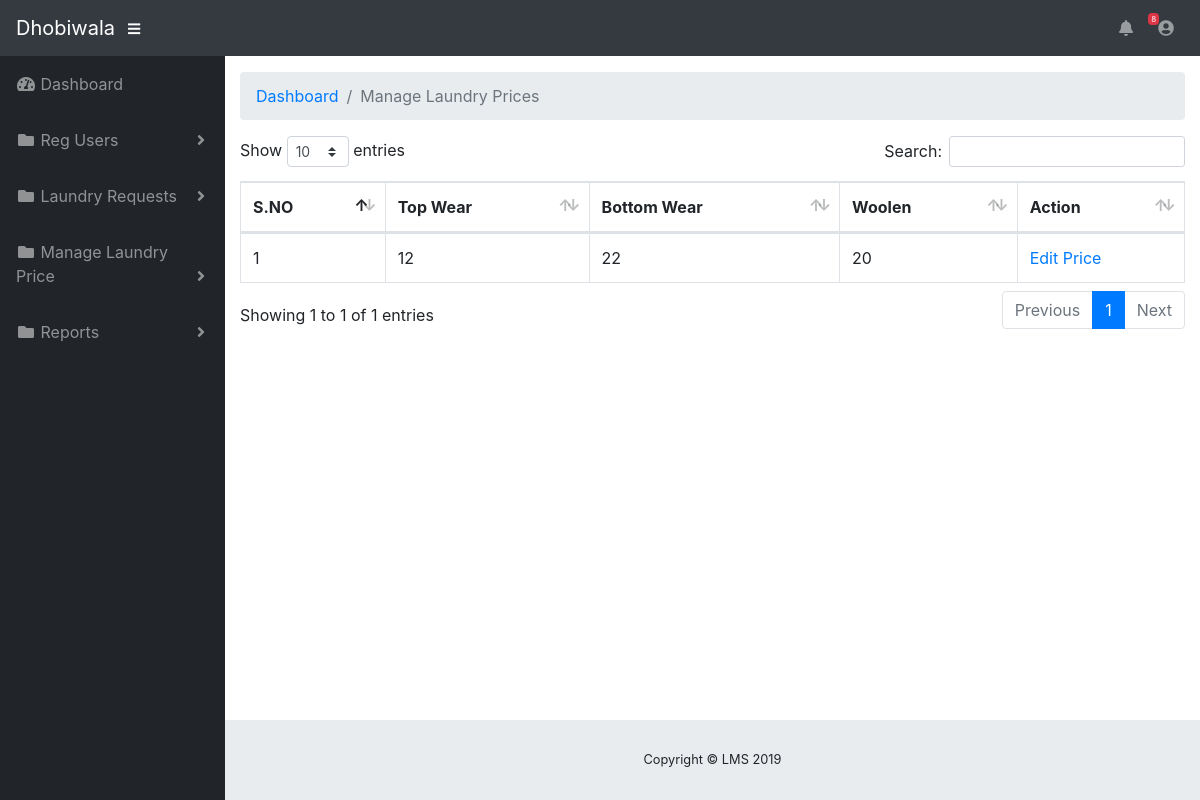
/lms/admin/manage-laundryprice.php (signed in), run on the app's committed database.
### tables this page shows
CREATE TABLE `tblpricelist` (
  `Id` int(11) NOT NULL,
  `TopWear` varchar(120) DEFAULT NULL,
  `BottomWear` varchar(120) DEFAULT NULL,
  `Woolen` varchar(120) DEFAULT NULL
);

### lms/admin/manage-laundryprice.php (the view, shortened to what this page needs)
<?php
include('include/dbconnection.php');
if (strlen($_SESSION['ldaid']==0)) {
  header('location:logout.php');
  } else{
  ?>
<!DOCTYPE html>
<html lang="en">
<head>
  <link href="vendor/fontawesome-free/css/all.min.css" rel="stylesheet" type="text/css">
  <link href="vendor/datatables/dataTables.bootstrap4.css" rel="stylesheet">
  <link href="css/sb-admin.css" rel="stylesheet">
</head>
<body id="page-top">
<?php include('include/header.php');?>
  <div id="wrapper">
    <?php include('include/sidebar.php');?>
    <div id="content-wrapper">
      <div class="container-fluid">
        <ol class="breadcrumb">
          <li class="breadcrumb-item">
            <a href="dashboard.php">Dashboard</a>
          </li>
          <li class="breadcrumb-item active">Manage Laundry Prices</li>
        </ol>
<table class="table table-bordered" id="dataTable" width="100%" cellspacing="0">
 <thead>
                <tr>
                  <th>S.NO</th>
                  <th>Top Wear</th>
              <th>Bottom Wear</th>
              <th>Woolen</th>
                   <th>Action</th>
                </tr>
              </thead>
               <?php
$ret=mysqli_query($con,"select *from tblpricelist");
$cnt=1;
while ($row=mysqli_fetch_array($ret)) {
?>
                <tr>
                  <td><?php echo $cnt;?></td>
                  <td><?php  echo $row['TopWear'];?></td>
                  <td><?php  echo $row['BottomWear'];?></td>
                <td><?php  echo $row['Woolen'];?></td>
                  <td><a href="edit-laundryprice.php?editid=<?php echo $row['Id'];?>">Edit Price</a>
                </tr>
                <?php
$cnt=$cnt+1;
}?>
</table>
      </div>
      <?php include('include/footer.php');?>
    </div>
  </div>
</body>
</html>
<?php }  ?>

### data on the page
tblpricelist: TopWear "12", BottomWear "22", Woolen "20"

### other printed values
$num "8"
